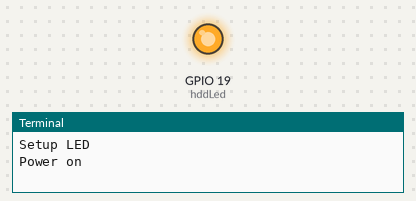
A program run on a simulated Raspberry Pi (BCM pin numbers). Parts: output pins drawn as LEDs (lit = HIGH), the last lines printed to the terminal. At 5.0 s the program stops and its outputs stay as they are.

Above: at 0.1 s.
At 5.1 s:
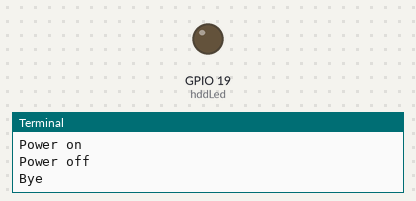
Timing chart, 0 to 6.5 s (numbered marks = the images above):
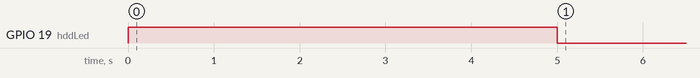

The program:

hdd-led.py
```python
#!/usr/bin/python3

from gpiozero import DigitalOutputDevice
from time import sleep

print('Setup LED')
hddLed = DigitalOutputDevice(19)

print('Power on')
hddLed.on()

sleep(5)

print('Power off')
hddLed.off()

print('Bye')
hddLed.close()
```

Measured:
- by itself, GPIO 19 (hddLed): LOW → HIGH at 0.00 s, → LOW 5.0 s later
